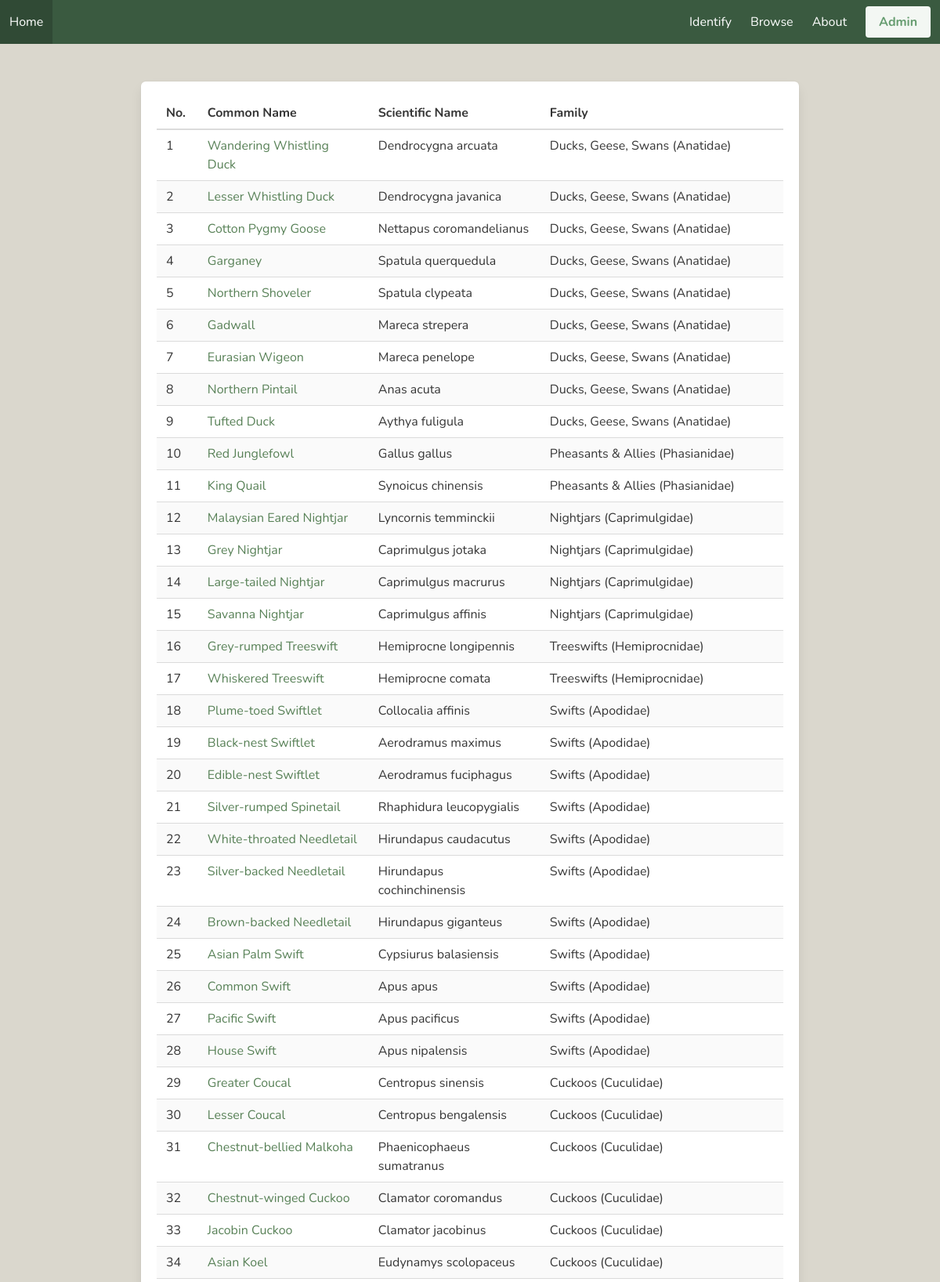
Screenshot of /browse (upper part) with the database file from the repository.
### tables this page shows
CREATE TABLE "Birds" (
	"Family"	TEXT NOT NULL,
	"Num"	INTEGER NOT NULL,
	"EngName"	TEXT NOT NULL,
	"SciName"	TEXT NOT NULL,
	"MalName"	TEXT,
	"ChName"	TEXT,
	"RarityStatus"	TEXT,
	"Category"	TEXT,
	"LocalStatus"	TEXT,
	"Identification"	TEXT,
	"Habitat"	TEXT,
	"Behaviour"	TEXT,
	"MinSize"	REAL,
	"MaxSize"	REAL,
	"Place"	TEXT,
	"Colour"	TEXT,
	"Action"	TEXT,
	PRIMARY KEY("Num" AUTOINCREMENT)
);

### browse.py (the view)
@browse_bp.route("",methods=["GET"])
def browse():
    cur = get_db().cursor()
    cur.execute("SELECT Num, EngName, SciName, Family FROM Birds")
    allbirds = cur.fetchall()
    return render_template("browse_birds.html", allbirds=allbirds)

### browse.py (called while the page is built)
def get_db():
    db = getattr(g, '_database', None)
    if db is None:
        db = g._database = sqlite3.connect(DATABASE)
    return db

@browse_bp.teardown_request
def close_connection(exception):
    db = getattr(g, '_database', None)
    if db is not None:
        db.close()

### templates/browse/browse_birds.html (shortened to what this page needs)
{% extends 'base.html' %}
{% block content %}
    <div class="box" style="margin: 3em auto; width:70%">
        <table class="table is-striped" style="margin: auto;">
            <thead>
                <th>No.</th>
                <th>Common Name</th>
                <th>Scientific Name</th>
                <th>Family</th>
            </thead>
            <tbody>
                {% for bird in allbirds %}
                <tr>
                    <td>{{bird[0]}}</td>
                    <td><a href="/bird/{{bird[0]}}">{{bird[1]}}</a></td>
                    <td>{{bird[2]}}</td>
                    <td>{{bird[3]}}</td>
                </tr>
                {% endfor %}
            </tbody>
        </table>
    </div>
{% endblock %}

### rows the page displays
Birds: Num "1", EngName "Wandering Whistling Duck", SciName "Dendrocygna arcuata", Family "Ducks, Geese, Swans (Anatidae)"
Birds: Num "2", EngName "Lesser Whistling Duck", SciName "Dendrocygna javanica", Family "Ducks, Geese, Swans (Anatidae)"
Birds: Num "3", EngName "Cotton Pygmy Goose", SciName "Nettapus coromandelianus", Family "Ducks, Geese, Swans (Anatidae)"
Birds: Num "4", EngName "Garganey", SciName "Spatula querquedula", Family "Ducks, Geese, Swans (Anatidae)"
Birds: Num "5", EngName "Northern Shoveler", SciName "Spatula clypeata", Family "Ducks, Geese, Swans (Anatidae)"
Birds: Num "6", EngName "Gadwall", SciName "Mareca strepera", Family "Ducks, Geese, Swans (Anatidae)"
Birds: Num "7", EngName "Eurasian Wigeon", SciName "Mareca penelope", Family "Ducks, Geese, Swans (Anatidae)"
Birds: Num "8", EngName "Northern Pintail", SciName "Anas acuta", Family "Ducks, Geese, Swans (Anatidae)"
Birds: Num "9", EngName "Tufted Duck", SciName "Aythya fuligula", Family "Ducks, Geese, Swans (Anatidae)"
Birds: Num "10", EngName "Red Junglefowl", SciName "Gallus gallus", Family "Pheasants & Allies (Phasianidae)"
Birds: Num "11", EngName "King Quail", SciName "Synoicus chinensis", Family "Pheasants & Allies (Phasianidae)"
Birds: Num "12", EngName "Malaysian Eared Nightjar", SciName "Lyncornis temminckii", Family "Nightjars (Caprimulgidae)"
Birds: Num "13", EngName "Grey Nightjar", SciName "Caprimulgus jotaka", Family "Nightjars (Caprimulgidae)"
Birds: Num "14", EngName "Large-tailed Nightjar", SciName "Caprimulgus macrurus", Family "Nightjars (Caprimulgidae)"
Birds: Num "15", EngName "Savanna Nightjar", SciName "Caprimulgus affinis", Family "Nightjars (Caprimulgidae)"
Birds: Num "16", EngName "Grey-rumped Treeswift", SciName "Hemiprocne longipennis", Family "Treeswifts (Hemiprocnidae)"
Birds: Num "17", EngName "Whiskered Treeswift", SciName "Hemiprocne comata", Family "Treeswifts (Hemiprocnidae)"
Birds: Num "18", EngName "Plume-toed Swiftlet", SciName "Collocalia affinis", Family "Swifts (Apodidae)"
Birds: Num "19", EngName "Black-nest Swiftlet", SciName "Aerodramus maximus", Family "Swifts (Apodidae)"
Birds: Num "20", EngName "Edible-nest Swiftlet", SciName "Aerodramus fuciphagus", Family "Swifts (Apodidae)"
Birds: Num "21", EngName "Silver-rumped Spinetail", SciName "Rhaphidura leucopygialis", Family "Swifts (Apodidae)"
Birds: Num "22", EngName "White-throated Needletail", SciName "Hirundapus caudacutus", Family "Swifts (Apodidae)"
Birds: Num "23", EngName "Silver-backed Needletail", SciName "Hirundapus cochinchinensis", Family "Swifts (Apodidae)"
Birds: Num "24", EngName "Brown-backed Needletail", SciName "Hirundapus giganteus", Family "Swifts (Apodidae)"
Birds: Num "25", EngName "Asian Palm Swift", SciName "Cypsiurus balasiensis", Family "Swifts (Apodidae)"
Birds: Num "26", EngName "Common Swift", SciName "Apus apus", Family "Swifts (Apodidae)"
Birds: Num "27", EngName "Pacific Swift", SciName "Apus pacificus", Family "Swifts (Apodidae)"
Birds: Num "28", EngName "House Swift", SciName "Apus nipalensis", Family "Swifts (Apodidae)"
Birds: Num "29", EngName "Greater Coucal", SciName "Centropus sinensis", Family "Cuckoos (Cuculidae)"
Birds: Num "30", EngName "Lesser Coucal", SciName "Centropus bengalensis", Family "Cuckoos (Cuculidae)"
Birds: Num "31", EngName "Chestnut-bellied Malkoha", SciName "Phaenicophaeus sumatranus", Family "Cuckoos (Cuculidae)"
Birds: Num "32", EngName "Chestnut-winged Cuckoo", SciName "Clamator coromandus", Family "Cuckoos (Cuculidae)"
Birds: Num "33", EngName "Jacobin Cuckoo", SciName "Clamator jacobinus", Family "Cuckoos (Cuculidae)"
Birds: Num "34", EngName "Asian Koel", SciName "Eudynamys scolopaceus", Family "Cuckoos (Cuculidae)"
